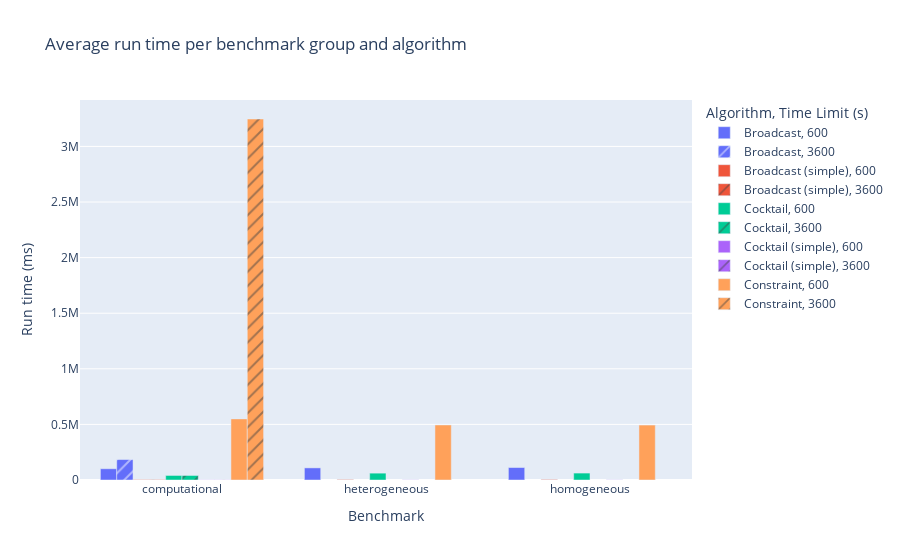

Write notebook code for a chart like this one.
### Code cell
fig = plot.plot_boxy(
    df_grouped["total_time"].mean(),
    x="group",
    y="total_time",
    color="modular_algorithm", 
    pattern_shape="time_limit",
    barmode="group",
    title="Average run time per benchmark group and algorithm"
)
figs["time_by_group_algorithm"] = fig
fig.show()

### Figure 1 — Plotly figure (JSON) as saved in the notebook; plotly's stock layout.template omitted (floating-point values rounded to 4 significant figures)
{"data": [{"alignmentgroup": "True", "hovertemplate": "Algorithm=Broadcast<br>Time Limit (s)=600<br>Benchmark=%{x}<br>Run time (ms)=%{y}<extra></extra>", "legendgroup": "Broadcast, 600", "marker": {"color": "#636efa", "pattern": {"shape": ""}}, "name": "Broadcast, 600", "offsetgroup": "Broadcast, 600", "orientation": "v", "showlegend": true, "textposition": "auto", "type": "bar", "x": ["computational", "heterogeneous", "homogeneous"], "xaxis": "x", "y": [101100.0, 108900.0, 112100.0], "yaxis": "y"}, {"alignmentgroup": "True", "hovertemplate": "Algorithm=Broadcast<br>Time Limit (s)=3600<br>Benchmark=%{x}<br>Run time (ms)=%{y}<extra></extra>", "legendgroup": "Broadcast, 3600", "marker": {"color": "#636efa", "pattern": {"shape": "/"}}, "name": "Broadcast, 3600", "offsetgroup": "Broadcast, 3600", "orientation": "v", "showlegend": true, "textposition": "auto", "type": "bar", "x": ["computational"], "xaxis": "x", "y": [183900.0], "yaxis": "y"}, {"alignmentgroup": "True", "hovertemplate": "Algorithm=Broadcast (simple)<br>Time Limit (s)=600<br>Benchmark=%{x}<br>Run time (ms)=%{y}<extra></extra>", "legendgroup": "Broadcast (simple), 600", "marker": {"color": "#EF553B", "pattern": {"shape": ""}}, "name": "Broadcast (simple), 600", "offsetgroup": "Broadcast (simple), 600", "orientation": "v", "showlegend": true, "textposition": "auto", "type": "bar", "x": ["computational", "heterogeneous", "homogeneous"], "xaxis": "x", "y": [3247.0, 4426.0, 4561.0], "yaxis": "y"}, {"alignmentgroup": "True", "hovertemplate": "Algorithm=Broadcast (simple)<br>Time Limit (s)=3600<br>Benchmark=%{x}<br>Run time (ms)=%{y}<extra></extra>", "legendgroup": "Broadcast (simple), 3600", "marker": {"color": "#EF553B", "pattern": {"shape": "/"}}, "name": "Broadcast (simple), 3600", "offsetgroup": "Broadcast (simple), 3600", "orientation": "v", "showlegend": true, "textposition": "auto", "type": "bar", "x": ["computational"], "xaxis": "x", "y": [3478.0], "yaxis": "y"}, {"alignmentgroup": "True", "hovertemplate": "Algorithm=Cocktail<br>Time Limit (s)=600<br>Benchmark=%{x}<br>Run time (ms)=%{y}<extra></extra>", "legendgroup": "Cocktail, 600", "marker": {"color": "#00cc96", "pattern": {"shape": ""}}, "name": "Cocktail, 600", "offsetgroup": "Cocktail, 600", "orientation": "v", "showlegend": true, "textposition": "auto", "type": "bar", "x": ["computational", "heterogeneous", "homogeneous"], "xaxis": "x", "y": [40810.0, 61650.0, 62330.0], "yaxis": "y"}, {"alignmentgroup": "True", "hovertemplate": "Algorithm=Cocktail<br>Time Limit (s)=3600<br>Benchmark=%{x}<br>Run time (ms)=%{y}<extra></extra>", "legendgroup": "Cocktail, 3600", "marker": {"color": "#00cc96", "pattern": {"shape": "/"}}, "name": "Cocktail, 3600", "offsetgroup": "Cocktail, 3600", "orientation": "v", "showlegend": true, "textposition": "auto", "type": "bar", "x": ["computational"], "xaxis": "x", "y": [40720.0], "yaxis": "y"}, {"alignmentgroup": "True", "hovertemplate": "Algorithm=Cocktail (simple)<br>Time Limit (s)=600<br>Benchmark=%{x}<br>Run time (ms)=%{y}<extra></extra>", "legendgroup": "Cocktail (simple), 600", "marker": {"color": "#ab63fa", "pattern": {"shape": ""}}, "name": "Cocktail (simple), 600", "offsetgroup": "Cocktail (simple), 600", "orientation": "v", "showlegend": true, "textposition": "auto", "type": "bar", "x": ["computational", "heterogeneous", "homogeneous"], "xaxis": "x", "y": [1455.0, 1485.0, 1481.0], "yaxis": "y"}, {"alignmentgroup": "True", "hovertemplate": "Algorithm=Cocktail (simple)<br>Time Limit (s)=3600<br>Benchmark=%{x}<br>Run time (ms)=%{y}<extra></extra>", "legendgroup": "Cocktail (simple), 3600", "marker": {"color": "#ab63fa", "pattern": {"shape": "/"}}, "name": "Cocktail (simple), 3600", "offsetgroup": "Cocktail (simple), 3600", "orientation": "v", "showlegend": true, "textposition": "auto", "type": "bar", "x": ["computational"], "xaxis": "x", "y": [1493.0], "yaxis": "y"}, {"alignmentgroup": "True", "hovertemplate": "Algorithm=Constraint<br>Time Limit (s)=600<br>Benchmark=%{x}<br>Run time (ms)=%{y}<extra></extra>", "legendgroup": "Constraint, 600", "marker": {"color": "#FFA15A", "pattern": {"shape": ""}}, "name": "Constraint, 600", "offsetgroup": "Constraint, 600", "orientation": "v", "showlegend": true, "textposition": "auto", "type": "bar", "x": ["computational", "heterogeneous", "homogeneous"], "xaxis": "x", "y": [549600.0, 495100.0, 493700.0], "yaxis": "y"}, {"alignmentgroup": "True", "hovertemplate": "Algorithm=Constraint<br>Time Limit (s)=3600<br>Benchmark=%{x}<br>Run time (ms)=%{y}<extra></extra>", "legendgroup": "Constraint, 3600", "marker": {"color": "#FFA15A", "pattern": {"shape": "/"}}, "name": "Constraint, 3600", "offsetgroup": "Constraint, 3600", "orientation": "v", "showlegend": true, "textposition": "auto", "type": "bar", "x": ["computational"], "xaxis": "x", "y": [3247000.0], "yaxis": "y"}], "layout": {"barmode": "group", "legend": {"title": {"text": "Algorithm, Time Limit (s)"}, "tracegroupgap": 0}, "title": {"text": "Average run time per benchmark group and algorithm"}, "xaxis": {"anchor": "y", "domain": [0, 1], "title": {"text": "Benchmark"}}, "yaxis": {"anchor": "x", "domain": [0, 1], "title": {"text": "Run time (ms)"}}}}
